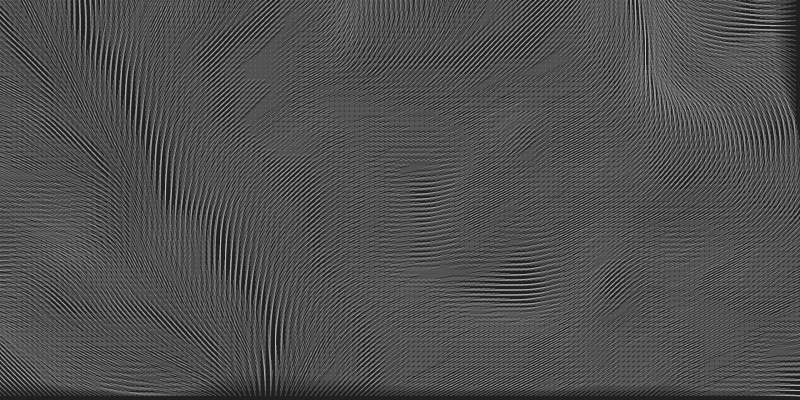
Frame 1 (no input)
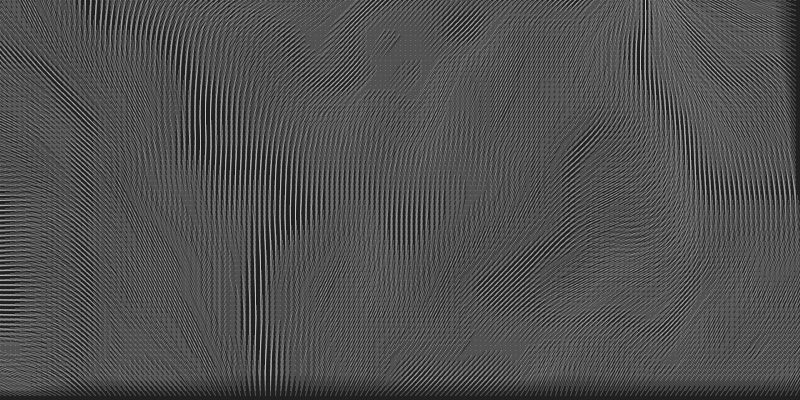
Frame 60 (the mouse pressed at the canvas centre just before this capture)
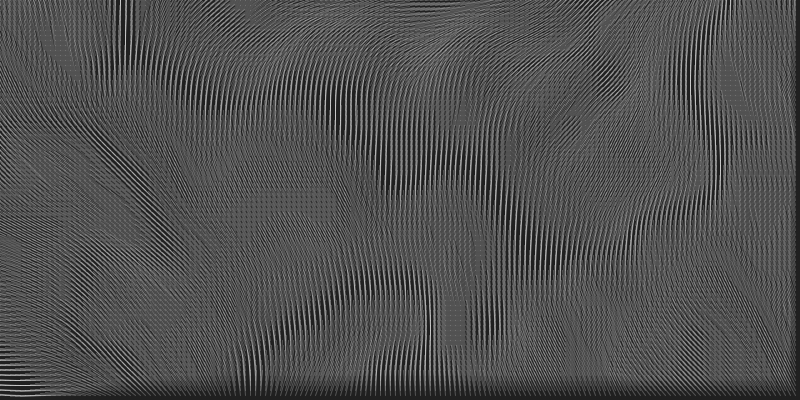
Frame 120 (the mouse held since frame 60 and released just before this capture)

The Processing sketch that drew these frames (run headless with seeded random() and noise(); from frame 60 on, the mouse is pressed at the canvas centre):

// Processing sketch: build
// ── build.pde
/* 

Aprendiendo Processing - Ejemplo 05

- Visualizar un campo noise()
1.- Lanzamos una serie de segmentos sobre la ventana
2.- Hacemos que su dirección oscile según la posición de sus coordenadas en un campo noise()

José Vicente Araújo
http://dunadigital.com 
svcnt@dunadigital.com
junio 2015
Processing 2.2.1

*/


//LIBRERÍAS
//VARIABLES GLOBALES
//n: posiciones en el campo noise()
//vel: velocidad a la que nos movemos en el eje Z
float n, vel; 
float zoom = 0.0025;
//lg: longitud de los segmentos
int lg = 25;
//dist: distancia entre orígenes de los segmentos
int dist = 5;


void setup() {
  size(800, 400);
  background(#202020);
  noFill();
}

void draw(){
	background(#202020);
	vel = frameCount*0.005;
	for (int i = 0; i < width; i+=dist) {
		for (int ii = 0; ii < height; ii+=dist) {
			//posiciones x, y, z de cada punto en el campo noise()
			n = noise(i*zoom, ii*zoom, vel)*TWO_PI;
			stroke(255, 60);
			line(i, ii, i+sin(n)*lg, ii+cos(n)*lg);
		}
	}
	
}
